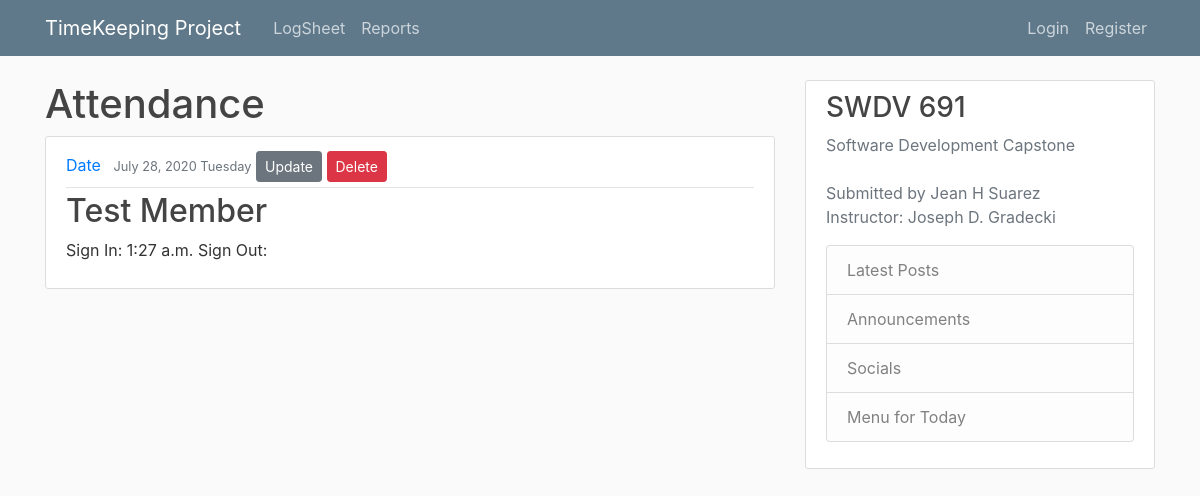
/logsheet/logpost/17/, run on the app's committed database.
### logsheet/models.py (models this page shows, shortened)
class LogPost(models.Model):
    member = models.ForeignKey(Member, on_delete=models.CASCADE)
    signIn = models.DateTimeField(default=timezone.now)
    signOut = models.DateTimeField(null=True, blank=True)

### persons/models.py (models this page shows)
class Person(models.Model):
    image = models.ImageField(default='default.jpg', upload_to='profile_pics')
    ssn = models.CharField(max_length=10)
    birthDate = models.DateTimeField(null=True, blank=True)

class Member(Person):
    firstName = models.CharField(max_length=20)
    middleName = models.CharField(max_length=20, null=True, blank=True)
    lastName = models.CharField(max_length=20)
    diagnosis = models.CharField(max_length=100)
    intakeDate = models.DateTimeField(default=timezone.now)
    psychEval = models.TextField(null=True, blank=True)
    notes = models.TextField(null=True, blank=True)
    dischargeDate = models.DateTimeField(null=True, blank=True)
    def __str__(self):
        return f'{self.firstName} Member'

### logsheet/views.py (the view)
# urls.py: path('logpost/<int:pk>/', PostDetailView.as_view(), name='logpost-detail'),
class PostDetailView(DetailView):
    model = LogPost

### logsheet/templates/logsheet/logpost_detail.html (shortened to what this page needs)
{% extends "logsheet/base.html" %}
{% block content %}
<h1>Attendance</h1>
    <article class="media content-section">
      <div class="media-body">
        <div class="article-metadata">
          <a class="mr-2" href="#">Date</a>
          <small class="text-muted">{{ object.signIn|date:"F d, Y l" }}</small>
          <a class="btn btn-secondary btn-sm mt-1 mb-1" href="{% url 'logpost-update' object.id %}">Update</a>
          <a class="btn btn-danger btn-sm mt-1 mb-1" href="{% url 'logpost-delete' object.id %}">Delete</a>
        </div>
        <h2 class="article-title">{{ object.member }}</h2>
        <p class="article-content">Sign In: {{ object.signIn|date:"g:i a" }} Sign Out: {{ object.signOut|date:"g:i a" }}</p>
      </div>
    </article>
{% endblock %}

### logsheet/static/logsheet/main.css (style rules this page uses)
body { background: #fafafa; color: #333333; margin-top: 5rem; }
h1, h2, h3, h4, h5, h6 { color: #444444; }
.content-section { background: #ffffff; padding: 10px 20px; border: 1px solid #dddddd; border-radius: 3px; margin-bottom: 20px; }
.article-title { color: #444444; }
.article-content { white-space: pre-line; }
.article-metadata { padding-bottom: 1px; margin-bottom: 4px; border-bottom: 1px solid #e3e3e3 }

### data on the page
LogPost: signIn "July 28, 2020 Tuesday", member "Test Member", signIn "1:27 a.m."
